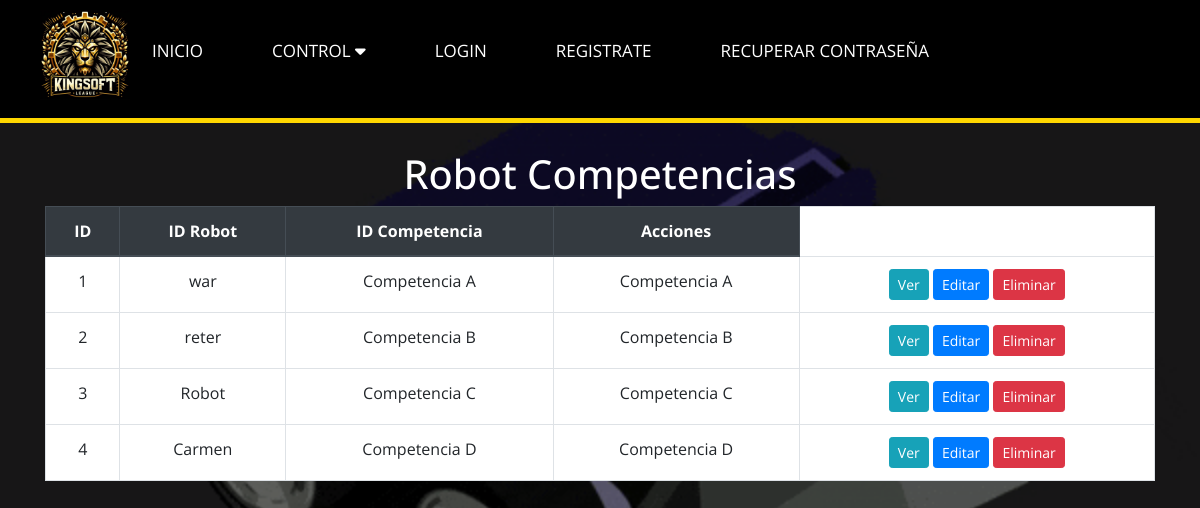
Page /Versión_1/Diseño/RobotCompetenciaView.php on the committed database.
### tables this page shows
CREATE TABLE `robot_competencia` (
  `id` int(11) NOT NULL,
  `id_robot` int(11) NOT NULL,
  `id_competencia` int(11) NOT NULL
);

CREATE TABLE `robot` (
  `id` int(11) NOT NULL,
  `nombre` varchar(100) DEFAULT NULL,
  `peso` decimal(10,2) DEFAULT NULL,
  `ancho` decimal(10,2) DEFAULT NULL,
  `alto` decimal(10,2) DEFAULT NULL,
  `Id_participante` int(11) NOT NULL
);

CREATE TABLE `competencia` (
  `id` int(11) NOT NULL,
  `nombre` varchar(100) DEFAULT NULL,
  `fecha_inicio_inscripcion` date DEFAULT NULL,
  `fecha_fin_inscripcion` date DEFAULT NULL,
  `fecha_compentencia` date DEFAULT NULL,
  `tipo_competencia` int(11) DEFAULT NULL
);

### Versión_1/Diseño/RobotCompetenciaController.php (called while the page is built, shortened)
<?php
require_once 'RobotCompetenciaModel.php';
class RobotCompetenciaController {
    private $model;
    public function __construct($db) {
        $this->model = new RobotCompetenciaModel($db);
    }
    public function index() {
        return $this->model->getAllRobotCompetencias();
    }
}
?>

### Versión_1/Diseño/RobotCompetenciaModel.php (called while the page is built, shortened)
<?php
class RobotCompetenciaModel {
    private $db;
    public function __construct($db) {
        $this->db = $db;
    }
    public function getAllRobotCompetencias() {
        $query = "SELECT robot_competencia.id, robot.nombre as robot, competencia.nombre as competencia, competencia.fecha_compentencia as fecha FROM robot_competencia inner join robot on robot.id=robot_competencia.id_robot inner join competencia on competencia.id=robot_competencia.id_competencia";
        $stmt = $this->db->prepare($query);
        $stmt->execute();
        return $stmt;
    }
}
?>

### Versión_1/Diseño/RobotCompetenciaView.php (the view, shortened to what this page needs)
<?php
require_once 'RobotCompetenciaController.php';
$db = new PDO('mysql:host=localhost;dbname=datosks', 'root', '');
$controller = new RobotCompetenciaController($db);
$robotCompetencias = $controller->index();
?>
<!DOCTYPE html>
<html lang="en">
<head>
    <link rel="stylesheet" href="https://maxcdn.bootstrapcdn.com/bootstrap/4.5.2/css/bootstrap.min.css">
</head>
<body>
<?php
    include 'navegador.php'
    ?>
    <div class="container">
        <h1>Robot Competencias</h1>
        <table class="table table-bordered">
            <thead class="thead-dark">
                <tr>
                    <th>ID</th>
                    <th>ID Robot</th>
                    <th>ID Competencia</th>
                    <th>Acciones</th>
                </tr>
            </thead>
            <tbody>
                <?php while ($robotCompetencia = $robotCompetencias->fetch(PDO::FETCH_ASSOC)) : ?>
                    <tr>
                        <td><?php echo $robotCompetencia['id']; ?></td>
                        <td><?php echo $robotCompetencia['robot']; ?></td>
                        <td><?php echo $robotCompetencia['competencia']; ?></td>
                        <td><?php echo $robotCompetencia['competencia']; ?></td>                    <td>
                            <a href="ver_robot_competencia.php?id=<?php echo $robotCompetencia['id']; ?>" class="btn btn-info btn-sm">Ver</a>
                            <a href="editar_robot_competencia.php?id=<?php echo $robotCompetencia['id']; ?>" class="btn btn-primary btn-sm">Editar</a>
                            <a href="eliminar_robot_competencia.php?id=<?php echo $robotCompetencia['id']; ?>" class="btn btn-danger btn-sm">Eliminar</a>
                        </td>
                    </tr>
                <?php endwhile; ?>
            </tbody>
        </table>
    </div>
</body>
</html>

### Versión_1/Diseño/stylelogin.css (style rules this page uses)
* { padding: 0; margin: 0; box-sizing: border-box; font-family: 'Open Sans', sans-serif; }
html { scroll-behavior: smooth; }

### Versión_1/Diseño/RobotCompetenciaView.php (style rules this page uses)
.table { background-color:white; }
.container { margin-top: 150px; text-align: center; }
h1 { color:white; }

### rows in the picture
robot_competencia: id "1", id_robot.nombre "war", id_competencia.nombre "Competencia A"
robot_competencia: id "2", id_robot.nombre "reter", id_competencia.nombre "Competencia B"
robot_competencia: id "3", id_robot.nombre "Robot", id_competencia.nombre "Competencia C"
robot_competencia: id "4", id_robot.nombre "Carmen", id_competencia.nombre "Competencia D"
